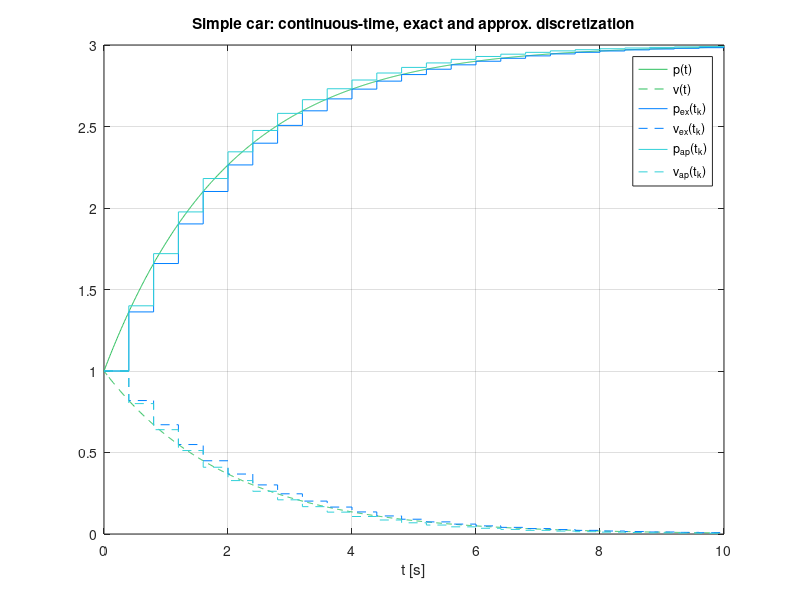

This chart was generated by the following MATLAB code: (Note: this script raises an error after producing the figure.)
%% Exercise book solutions (CPCS)
%  Module 1: Modeling, optimization and optimal control
%
% Bruno Guerreiro (bj.guerreiro@fct.unl.pt)

sstdarkblue     = [0,73,219]/255;
sstblue         = [0,128,255]/255;
sstlightblue    = [48,208,216]/255;
sstgreen        = [43,191,92]/255;

%% Exercise 1.1

A = [0 1;-1 -4];
B = [0;0.5];
C = [1 0];
D = 0;

% by the definition:
s = tf('s');
Hc1 = C*(s*eye(2)-A)^-1*B+D,

% using matlab:
sys = ss(A,B,C,D);
Hc2 = tf(sys),

%% Exercise 1.2

A = 2;
B = 1;
C = 0.5;
D = 0;

% by the definition:
z = tf('z',1);
Hd1 = C*(z*eye(1)-A)^-1*B+D,

% using matlab:
sys = ss(A,B,C,D,1);
Hd2 = tf(sys),

%% Exercise 1.3

beta = 0.5;
m = 1;

Ac = [0 1;0 -beta/m];
Bc = [0;1/m];
Cc = eye(2);
Dc = zeros(2,1);
lbd_c = eig(Ac),

% simulate systems;
t = (0:0.01:10)';
% u = t>=1;
u = t*0;
x0 = [1;1];
sys_c = ss(Ac,Bc,Cc,Dc);
y_c = lsim(sys_c,u,t,x0);

% discretization:
T = 0.4;
Ad1 = expm(Ac*T);
Bd1 = T*Bc; % approximation (actual Bd1 might be time-varying)
Ad2 = eye(2) + T*Ac;
Bd2 = T*Bc;
Cd = Cc;
Dd = 0;
lbd_d = eig(Ad1),

td = (0:T:10)';
% ud = td>=1;
ud = td*0;
sys_d1 = ss(Ad1,Bd1,Cd,Dd,T);
sys_d2 = ss(Ad2,Bd2,Cd,Dd,T);
y_d1 = lsim(sys_d1,ud,td,x0);
y_d2 = lsim(sys_d2,ud,td,x0);

% plot system responses
figure(211);
plot(t,y_c(:,1),'Color',sstgreen,'LineStyle','-');
hold on;
plot(t,y_c(:,2),'Color',sstgreen,'LineStyle','--');
stairs(td,y_d1(:,1),'Color',sstblue,'LineStyle','-');
stairs(td,y_d1(:,2),'Color',sstblue,'LineStyle','--');
stairs(td,y_d2(:,1),'Color',sstlightblue,'LineStyle','-');
stairs(td,y_d2(:,2),'Color',sstlightblue,'LineStyle','--');
hold off;
grid on;
xlabel('t [s]');
legend('p(t)','v(t)','p_{ex}(t_k)','v_{ex}(t_k)','p_{ap}(t_k)','v_{ap}(t_k)');
title('Simple car: continuous-time, exact and approx. discretization');

% stability analysis:
[V_d,Lbd_d] = eig(Ad2),
[M,J] = jordan(Ad2),
sys_d = ss(Ad2,Bd2,Cd,Dd,T);
tf_d = tf(sys_d);

td = (0:T:10)';
ud3 = td>=1;
y_d3 = lsim(sys_d,ud3,td,x0);

% plot systems
figure(232);
stairs(td,ud3,'Color',sstgreen);
hold on;
stairs(td,y_d3(:,1),'Color',sstblue,'LineStyle','-');
stairs(td,y_d3(:,2),'Color',sstlightblue,'LineStyle','--');
hold off;
grid on;
xlabel('t [s]');
legend('u(t_k)','p(t_k)','v(t_k)');
title('Simple car: step response')

figure(233);
pzplot(sys_d,'b');
grid on;
axis equal;
% change marker size
a = findobj(gca,'type','line');
for i = 1:length(a)
    set(a(i),'markersize',12) %change marker size
    set(a(i), 'linewidth',2)  %change linewidth
    set(a(i),'color',sstblue) %change marker size
end
title('Simple car: pole zero map');

% analyze controllaboloty and observability
Mc = ctrb(Ad2,Bd2),
rank(Mc),
Mo = obsv(Ad2,Cd),
rank(Mo),

%% Exercise 1.4: no solution provided.

%% Exercise 1.5: critical points of two functions
[X1,X2] = meshgrid(-4:.2:4);

f1 = 9 - 2*X1 + 4*X2 - X1.^2 - 4*X2.^2;
f2 = 2*X1.^3 + X1.*X2.^2 + 5*X1.^2 + X2.^2;

% compute the gradient:
f1x1 = -2 - 2*X1;
f1x2 =  4 - 8*X2;
xopt1 = [-1;1/2];
fopt1 = 9 - 2*xopt1(1) + 4*xopt1(2) - xopt1(1)^2 - 4*xopt1(2)^2;

f2x1 = 6*X1.^2 + 10*X1 + X2.^2;
f2x2 = 2*X1.*X2 + 2*X2;
xopt2 = [0 , -5/3 , -1 , -1
         0 ,  0   ,  2 , -2 ];
fopt2 = 2*xopt2(1,:).^3 + xopt2(1,:).*xopt2(2,:).^2 + 5*xopt2(1,:).^2 + xopt2(2,:).^2;

Hf2(:,:,1) = [10,0;0,2];
Hf2(:,:,2) = [-10,0;0,-4/3];
Hf2(:,:,3) = [-2,4;4,0];
Hf2(:,:,4) = [-2,-4;-4,0];
lbd_Hf2 = [eig(Hf2(:,:,1)),eig(Hf2(:,:,2)),eig(Hf2(:,:,3)),eig(Hf2(:,:,4))];

figure(1511);
subplot(121);
mesh(X1,X2,f1);
hold on;
plot3(xopt1(1),xopt1(2),fopt2,'r*');
hold off;
xlabel('x_1');
ylabel('x_2');
zlabel('f_1(x)');
subplot(122);
contour(X1,X2,f1,30);
hold on;
plot(xopt1(1),xopt1(2),'r*');
quiver(X1,X2,f1x1*10,f1x2*10,'k');
hold off;
axis equal;
grid on;
legend('f_1(x)','x^*','f_{1_x}');
xlabel('x_1');
ylabel('x_2');

figure(1512);
subplot(121);
mesh(X1,X2,f2);
hold on;
plot3(xopt2(1,:),xopt2(2,:),fopt2,'r*');
hold off;
xlabel('x_1');
ylabel('x_2');
zlabel('f_1(x)');
subplot(122);
contour(X1,X2,f2,30);
hold on;
plot(xopt2(1,:),xopt2(2,:),'r*');
quiver(X1,X2,f2x1*10,f2x2*10,'k');
hold off;
axis equal;
grid on;
legend('f_2(u)','x^*','f_{2_x}');
xlabel('x_1');
ylabel('x_2');

%% Exercise 1.6: 
[U1,U2] = meshgrid(-2:.1:2);

Q = [1 1;1 2];
s = [0;1];
u_opt = -Q\s;
L_opt = -1/2*s'*(Q\s);

L = 1/2*(Q(1,1)*U1.^2 + Q(2,2)*U2.^2 + 2*Q(1,2)*U1.*U2) + s(1)*U1 + s(2)*U2;

% compute the gradient:
Lu1 = Q(1,1)*U1 + Q(1,2)*U2 + s(1);
Lu2 = Q(2,2)*U2 + Q(1,2)*U1 + s(2);

% using optimization solver:
Lfun = @(u) 1/2*(Q(1,1)*u(1)^2 + Q(2,2)*u(2)^2 + 2*Q(1,2)*u(1)*u(2)) + s(1)*u(1) + s(2)*u(2);
u0 = [1,1];
[uopt,Lopt,exitflag,output,grad,hessian] = fminunc(Lfun,u0);

figure(1611);
subplot(121);
mesh(U1,U2,L);
hold on;
plot3(u_opt(1),u_opt(2),L_opt,'r*');
hold off;
xlabel('u_1');
ylabel('u_2');
zlabel('L(u)');
subplot(122);
contour(U1,U2,L,50);
hold on;
plot(u_opt(1),u_opt(2),'r*');
quiver(U1,U2,Lu1*10,Lu2*10,'k');
hold off;
axis equal;
grid on;
legend('L(u)','u^*','L_u');
xlabel('u_1');
ylabel('u_2');

%% Exercise 1.7: no solution provided.

%% Exercise 1.8: iterative optimization algorithm

x = [0;0];
f_prev = inf;
fprintf(' \ni , x^i         , f^i    , ||Df|| , |f^i-f^(i-1)| , alpha \n');
for i = 1:11
    f = (x(1)-3)^4 + (x(1) -3*x(2))^2;
    fx = [   4*(x(1) - 3)^3 + 2*(x(1) - 3*x(2))
            -6*(x(1) - 3*x(2)) ];
    df = abs(f-f_prev);
    alpha = 0.9^i;
    f_prev = f;    
    fprintf('%i , [%.2f , %.2f] , %.3f , %.2f , %.2f , %.2f \n',i-1,x(1),x(2),f,norm(fx),df,alpha);
    
    x = x - alpha*fx/norm(fx);
end

%% Exercise 1.9: no solution provided.

%% Exercise 1.10: constrained optimization example

[X,U] = meshgrid(-2:.1:2);

Q = [1 1;1 2];
s = [0;1];
L = 1/2*(Q(1,1)*X.^2 + Q(2,2)*U.^2 + 2*Q(1,2)*X.*U) + s(1)*X + s(2)*U;
Lx = Q(1,1)*X + Q(1,2)*U + s(1);
Lu = Q(2,2)*U + Q(1,2)*X + s(2);

% plot equality constraint:
Xf = -2:0.1:2;
Uf = Xf-3;
idxs = find(Uf <= 2 & Uf>=-2);

% compute optimal solution from 1st order conditions of optimality
% x -  u           =  3
% x +  u + \lambda =  0
% x + 2u - \lambda = -1
A = [1 -1 0;1 1 1;1 2 -1]; b = [3;0;-1];
xul = A\b;
xopt = xul(1);
uopt = xul(2);

xu_opt_unc = -Q\s;

figure(2314);
contour(X,U,L);
hold on;
plot(Xf(idxs),Uf(idxs),'-.','Linewidth',2,'Color',sstlightblue);
plot(xopt,uopt,'r*');
plot(xu_opt_unc(1),xu_opt_unc(2),'s','Color',sstgreen);
quiver(X,U,Lx*10,Lu*10,'k');
hold off;
axis equal;
grid on;
xlabel('x');
ylabel('u');
legend('L(x,u)','f(x,u)=0','[x^*,u^*]','[x^*,u^*]_{unc}','[L_x,L_u]');

%% Exercise 1.11: no solution provided.

%% Exercise 1.12: optimal control example

N = 3;
P(N) = 8;
Q = 1;
R = 0.5;
A = 0.5;
B = 2;
x(1) = 1;

Kminus(N) = (B'*P(N)*B+R)^(-1)*B'*P(N)*A;
fprintf('\nk , P(k)    , K(k-1) \n');
fprintf('%i , %.5f , %.5f \n',N,P(N),Kminus(N));
for k = N-1:-1:1
    P(k) = A'*(P(k+1) - P(k+1)*B*(B'*P(k+1)*B+R)^(-1)*B'*P(k+1))*A + Q;
    Kminus(k) = (B'*P(k)*B+R)^(-1)*B'*P(k)*A;
    fprintf('%i , %.5f , %.5f \n',k,P(k),Kminus(k));
end

fprintf('\nk , x(k) , u(k-1) \n');
for k = 2:N+1
    uminus(k-1) = -Kminus(k-1)*x(k-1);
    fprintf('%i , %.5f , %.5f \n',k-2,x(k-1),uminus(k-1));
    x(k) = (A-B*Kminus(k-1))*x(k-1);
end

%% Exercise 1.13: no solution provided.


